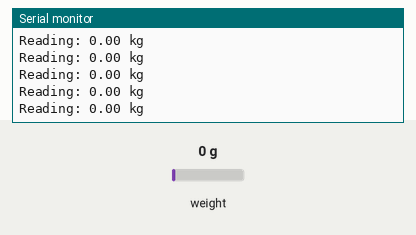
This sketch was run on a simulated Arduino Uno, built with avr-gcc and run on an emulated ATmega328P. Shown: the last lines printed to the serial monitor. The inputs (shaded band) are chosen by the test bench; at power-on: weight on the scale 0 g.

Above: at 1.2 s.
1.3 s: weight on the scale set to 100 g
At 1.31 s:
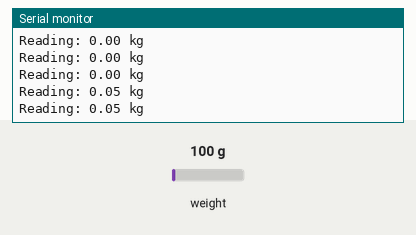
4.3 s: weight on the scale set to 1250 g
At 4.33 s:
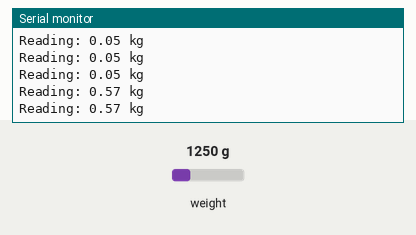
Timing chart, 0 to 7.3 s (numbered marks = the images above; inputs shaded):
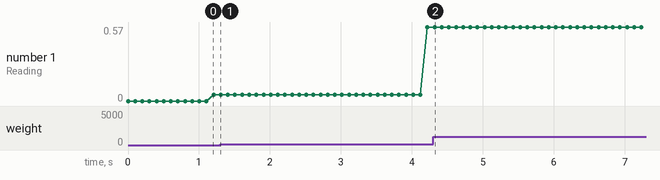

The sketch:

Test_Mk2.ino
```cpp
#include "HX711.h"

float calibration_factor =14887.00;
#define zero_factor 708977
#define DOUT  23
#define CLK   22
#define DEC_POINT  2

float offset=0;
float get_units_kg();

HX711 scale;

void setup()
{
  Serial.begin(115200);
  scale.begin(DOUT, CLK);
  Serial.println("Load Cell");
  scale.set_scale(calibration_factor);
  scale.set_offset(zero_factor);
}
void loop()
{
  Serial.print("Reading: ");
  String data = String(get_units_kg()+offset, DEC_POINT);
  Serial.print(data);
  Serial.println(" kg");
}
float get_units_kg()
{
  return(scale.get_units()*0.453592);
}
```

Measured:
- after the input at 1.3 s, the serial monitor: prints a new line at once (image 1)
- after the input at 4.3 s, the serial monitor: prints a new line at once (image 2)
- plotted number 1: 0.05 → 0.57 after the input at 1.3 s
